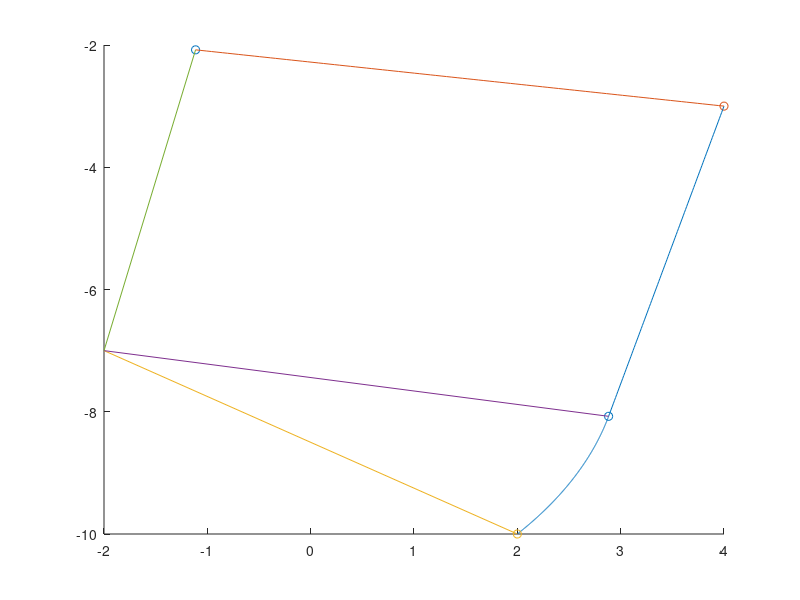

This figure's MATLAB source: (Note: this script raises an error after producing the figure.)
%%
% d_a = [2,-10];
% v_a = [3, 4];
% d_left = [0, -3];
% d_right = [10, -4];
% v_left = d_left - d_a;
% v_right = d_right - d_a;
% ang_left = acosd(dot(v_a, v_left) / (norm(v_a) * norm(v_left)))
% ang_right = acosd(dot(v_a, v_right) / (norm(v_a) * norm(v_right)))
% int_left = dot(v_a/ norm(v_a), v_left) * v_a / norm(v_a) + d_a
% int_right = dot(v_a/ norm(v_a), v_right) * v_a / norm(v_a) + d_a
% v_int_left = d_left - int_left;
% v_int_left_n = v_int_left / norm(v_int_left)
% v_int_right = d_right - int_right;
% v_int_right_n = v_int_right / norm(v_int_right)

%%
r = 5;
d_a = [2,-10];
% d_a = [-6,-4];
v_a = [3, 4];
d_target = [4, -3];
v_target = d_target - d_a;
int_target = dot(v_a/ norm(v_a), v_target) * v_a / norm(v_a) + d_a;
v_int_target = d_target - int_target;
mask = sign(v_int_target) ./ sign(v_a);
%%
% d_a = [2,-10];
% v_a = [-3, -4];
v_d = [v_a(2), v_a(1)] .* mask;
d_d = d_a + r*v_d / norm(v_d);

%%

% x_c = -2;
% y_c = -7;
% x_p = 4;
% y_p = -3;
x_c = d_d(1);
y_c = d_d(2);
x_p = d_target(1);
y_p = d_target(2);
x_d = x_p - x_c;
y_d = y_p - y_c;


a_k = 8*x_c*x_p + 4*y_d^2 - ...
    4 * (x_c^2 + y_c^2 + y_p^2 -2*y_c*y_p - r^2) -...
    4*x_p^2;
b_k = 8*y_d*x_d;
c_k = 4*x_c^2 - 4 * (x_c^2 + y_c^2 + y_p^2 -2*y_c*y_p - r^2);
k = roots([a_k, b_k, c_k]);

a = (k.^2 + 1);
b = -2*x_p*k.^2 + 2*y_d*k - 2*x_c;
c = x_p^2*k.^2 - 2*x_p*y_d*k + ...
    x_c^2 + y_c^2 + y_p^2 -2*y_c*y_p - r^2;

x = zeros(2,1);
xr = roots([a(1) b(1) c(1)]);
x(1) = xr(1);
xr = roots([a(2) b(2) c(2)]);
x(2) = xr(2);
y = k .* (x - x_p) + y_p;
% y(2) = k .* (x - x_p) + y_p;

%%
v_b = [x(1) - x_c, y(1)-y_c];
v_c = [x(2) - x_c, y(2)-y_c];
ang_b = acosd(dot(-v_d, v_b) / r^2);
ang_c = acosd(dot(-v_d, v_c) / r^2);
v_both = [x - x_c, y-y_c];
acosd(dot(-[v_d;v_d], v_both, 2) / r^2);
%%
figure;
hold on
v_up = [0, r];
ang_up = acosd(dot(v_up, v_b) / r^2);
w=ang_up*pi/180:0.001:ang_up*pi/180+ang_b*pi/180;
% w=0:0.01:ang_up*pi/180;
c = [x_c, y_c];
l_h=line(c(1)+r*sin(w),c(2)+r*cos(w));
scatter(x,y);
scatter(x_p, y_p);
xl = linspace(x(1), x_p);
yl = k(1) * (xl - x_p) + y_p;
plot(xl, yl)
xl = linspace(x(2), x_p);
yl = k(2) * (xl - x_p) + y_p;
plot(xl, yl)
scatter(d_a(1), d_a(2))
plot([d_a(1), d_d(1)], [d_a(2), d_d(2)]);
plot([x(1), d_d(1)], [y(1), d_d(2)]);
plot([x(2), d_d(1)], [y(2), d_d(2)]);

%%
%Run this section to find the best path among a list of targets
targets.N(1:5) = [100, 100, 200, 150, 50];
targets.E(1:5) = [-100, 100, 0, 75, -80];
targets_v = cat(1, targets.E, targets.N).';
d_start = [0, 0];
v_start = [1,0];
plot_num = 5;
tic
[order, time, distance] = Find_best_path(targets_v, d_start, v_start, plot_num);
targets_v = targets_v(order,:);

toc

